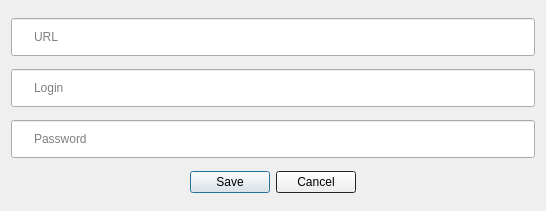
<?xml version="1.0" encoding="UTF-8"?>
<ui version="4.0">
 <class>AddListItemDialog</class>
 <widget class="QDialog" name="AddListItemDialog">
  <property name="geometry">
   <rect>
    <x>0</x>
    <y>0</y>
    <width>546</width>
    <height>211</height>
   </rect>
  </property>
  <property name="windowTitle">
   <string>Dialog</string>
  </property>
  <layout class="QGridLayout" name="gridLayout">
   <item row="0" column="0">
    <widget class="QLineEdit" name="urlEdit">
     <property name="styleSheet">
      <string notr="true">padding: 10px 20px;
</string>
     </property>
     <property name="placeholderText">
      <string>URL</string>
     </property>
    </widget>
   </item>
   <item row="2" column="0">
    <widget class="QLineEdit" name="passwordEdit">
     <property name="styleSheet">
      <string notr="true">padding: 10px 20px;
</string>
     </property>
     <property name="echoMode">
      <enum>QLineEdit::Password</enum>
     </property>
     <property name="placeholderText">
      <string>Password</string>
     </property>
    </widget>
   </item>
   <item row="1" column="0">
    <widget class="QLineEdit" name="loginEdit">
     <property name="styleSheet">
      <string notr="true">padding: 10px 20px;
</string>
     </property>
     <property name="echoMode">
      <enum>QLineEdit::Password</enum>
     </property>
     <property name="placeholderText">
      <string>Login</string>
     </property>
    </widget>
   </item>
   <item row="3" column="0">
    <widget class="QDialogButtonBox" name="buttonBox">
     <property name="palette">
      <palette>
       <active>
        <colorrole role="Window">
         <brush brushstyle="SolidPattern">
          <color alpha="255">
           <red>38</red>
           <green>39</green>
           <blue>40</blue>
          </color>
         </brush>
        </colorrole>
       </active>
       <inactive>
        <colorrole role="Window">
         <brush brushstyle="SolidPattern">
          <color alpha="255">
           <red>46</red>
           <green>47</green>
           <blue>48</blue>
          </color>
         </brush>
        </colorrole>
       </inactive>
       <disabled>
        <colorrole role="Window">
         <brush brushstyle="SolidPattern">
          <color alpha="255">
           <red>38</red>
           <green>39</green>
           <blue>40</blue>
          </color>
         </brush>
        </colorrole>
       </disabled>
      </palette>
     </property>
     <property name="styleSheet">
      <string notr="true"/>
     </property>
     <property name="orientation">
      <enum>Qt::Horizontal</enum>
     </property>
     <property name="standardButtons">
      <set>QDialogButtonBox::Cancel|QDialogButtonBox::Save</set>
     </property>
     <property name="centerButtons">
      <bool>true</bool>
     </property>
    </widget>
   </item>
  </layout>
 </widget>
 <resources/>
 <connections>
  <connection>
   <sender>buttonBox</sender>
   <signal>accepted()</signal>
   <receiver>AddListItemDialog</receiver>
   <slot>accept()</slot>
   <hints>
    <hint type="sourcelabel">
     <x>248</x>
     <y>254</y>
    </hint>
    <hint type="destinationlabel">
     <x>157</x>
     <y>274</y>
    </hint>
   </hints>
  </connection>
  <connection>
   <sender>buttonBox</sender>
   <signal>rejected()</signal>
   <receiver>AddListItemDialog</receiver>
   <slot>reject()</slot>
   <hints>
    <hint type="sourcelabel">
     <x>316</x>
     <y>260</y>
    </hint>
    <hint type="destinationlabel">
     <x>286</x>
     <y>274</y>
    </hint>
   </hints>
  </connection>
 </connections>
</ui>
